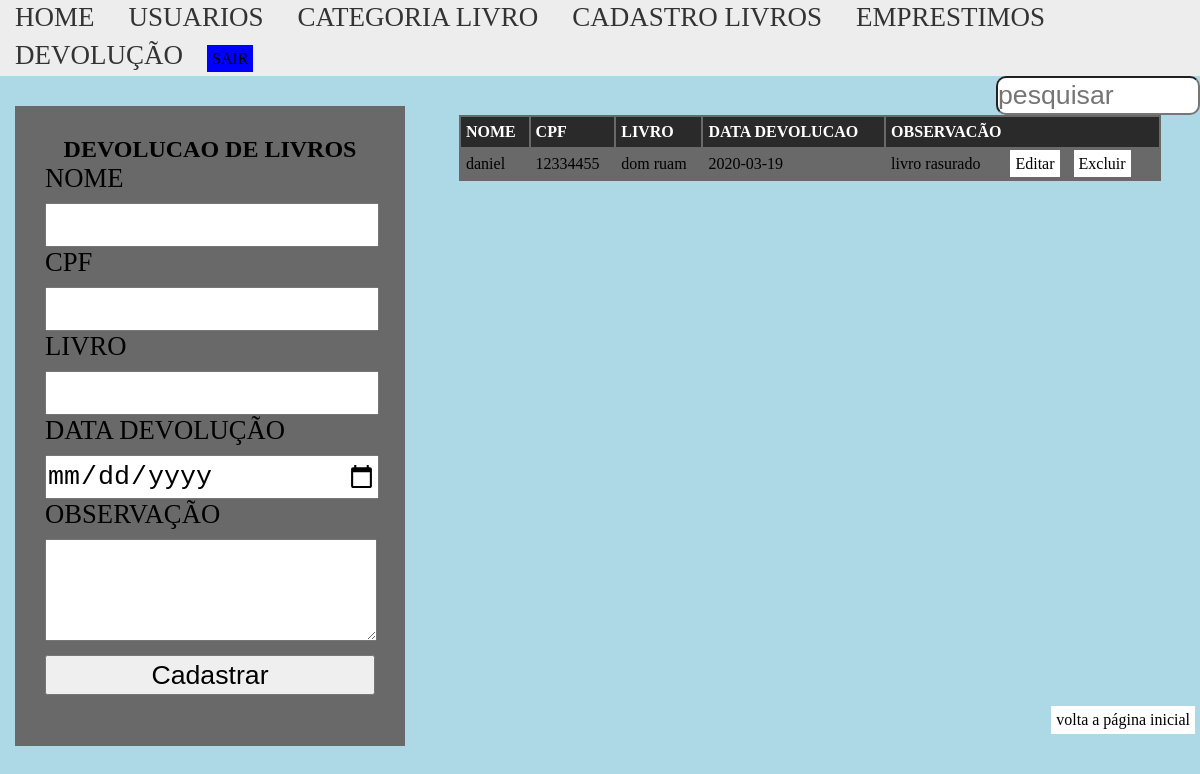
Screenshot of /Devolucao.php (signed in) with the database file from the repository.
### tables this page shows
CREATE TABLE `devolvido` (
  `id` int(11) NOT NULL,
  `nome` varchar(45) NOT NULL,
  `cpf` varchar(45) NOT NULL,
  `livro` varchar(45) NOT NULL,
  `dataDevolucao` varchar(45) NOT NULL,
  `observacao` varchar(45) NOT NULL
);

### classes/Devolucao.php (called while the page is built, shortened)
<?php
class Devolucao{
  private $pdo;
  public function __construct($dbname, $host, $user, $password)
  {
    try
    {
    $this->pdo = new PDO("mysql:dbname=".$dbname.";host=".$host,$user,$password );
    }
    catch(PDOException $e){
     echo "Erro com banco de dados:".$e->getMessage();
    }
    catch(Exception $e){
    echo "Erro genérico:".$e->getMessage();
    }
  }
   public function buscarDados()
   {
    $cmd = $this->pdo->query("SELECT * FROM devolvido ORDER BY nome");
    $res = $cmd->fetchAll(PDO::FETCH_ASSOC);
    return $res;
   }
}
?>

### Devolucao.php (the view, shortened to what this page needs)
<?php
require_once 'classes/Devolucao.php';
$p = new Devolucao("sistemalogin","localhost","root","");
?>
<!DOCTYPE html>
<html>
<head>
	<link rel="stylesheet" type="text/css" href="CSS/Usuario_estilo.css">
		 <link rel="stylesheet" type="text/css" href="CSS/Homes.css">
</head>
<body>
<nav id="menu">
    <ul>
        <li><a href="home.php">HOME</a></li>
        <li><a href="Usuarios_ext.php">USUARIOS</a></li>
        <li><a href="categoria_Livro.php">CATEGORIA LIVRO</a></li>
        <li><a href="areaPrivada.php">CADASTRO LIVROS</a></li>
        <li><a href="emprestimoExterno.php">EMPRESTIMOS</a></li>
        <li><a href="Devolucao.php">DEVOLUÇÃO</a></li>
<a href="sair.php" style="text-align: right;background-color: blue;"> SAIR </a>
    </ul>
</nav>
	<section id="esquerda">
		<form method="POST">
			<h2>DEVOLUCAO DE LIVROS</h2>
			<label for="nome">NOME</label>
			<input type="text" name="nome" id="nome" value="<?php if(isset($res)){echo $res['nome'];}?>">
			<label for="cpf">CPF</label>
			<input type="text" name="cpf" id="cpf" value="<?php if(isset($res)){echo $res['cpf'];}?>">
			<label for="livro">LIVRO</label>
			<input type="text" name="livro" id="livro" value="<?php if(isset($res)){echo $res['livro'];}?>">
			<label for="dataDevolucao">DATA DEVOLUÇÃO</label>
			<input type="date" name="dataDevolucao" id="dataDevolucao" value="<?php if(isset($res)){echo $res['dataDevolucao'];}?>">
			<label for="observacao">OBSERVAÇÃO</label>
			<textarea type="text" name="observacao" id="observacao" value="<?php if(isset($res)){echo $res['observacao'];}?>"></textarea>
			<input type="submit"
			value="<?php if(isset($res)){echo "Atualizar";}else{echo "Cadastrar";}?>">
		</form>
	</section>
	<section id="direita">
		<input type="text" name="" id="pesquisar" placeholder="pesquisar">
		<table>
			<tr id="titulo">
				<td>NOME</td>
				<td>CPF</td>
				<td>LIVRO</td>
				<td>DATA DEVOLUCAO</td>
				<td colspan="2">OBSERVACÃO</td>
			</tr>
		<?php
		$dados = $p->buscarDados();
		if(count($dados) > 0)
		{
             for ($i=0; $i < count($dados); $i++)
             {
             	echo "<tr>";
             foreach ($dados[$i] as $k => $v)
             {
             	if($k != "id")
             	{
                    echo "<td>".$v."</td>";
             	}
              }
              ?>
              <td>
              	<a href="devolucao.php?id_up=<?php echo $dados[$i]['id'];?>">Editar</a>
              	<a href="devolucao.php?id=<?php echo $dados[$i]['id'];?>">Excluir</a>
              </td>
              <?php
              echo "</tr>";
            }
		   }else{
		   	echo "Ainda não há livros devolvidos";
		   }
		?>
		</table>
	</section>
</body>
</html>
<a href="home.php" id="voltar">volta a página inicial</a>

### CSS/Usuario_estilo.css (style rules this page uses)
*, { padding: 0px; margin: 0px; font-family: arial; }
body { background-color: lightblue; }
label,input { display: block; line-height: 30px; height: 40px; outline: none; font-size: 20pt; width: 100%; }
form { width: 330px; background-color: rgba(105,105,105); padding: 30px; margin: 30px auto; height: 580px; }
input[type="submit"] { margin-top: 10px; cursor: pointer; }
#esquerda { width: 35%; height: 640px; float: left; }
#direita { width: 65%; height: 630px; float: left; }
table { background-color: rgba(105,105,105); width: 90%; margin:30px auto; }
tr { line-height: 30px; }
tr#titulo { font-weight: bold; background-color: rgba(0,0,0,.6); color: white; }
td { padding: 0px 5px; }
a { background-color: white; color: black; padding: 5px; margin: 0px 5px; text-decoration: none; }
h2 { text-align: center; }
#pesquisar { width: 200px; float: right; border-radius: 10px; height: 35px; }
#voltar { float: right; }
#observacao { height: 100px; width: 330px; font-size: 30px; }

### CSS/Homes.css (style rules this page uses)
* { margin: 0; padding: 0; }
#menu ul { padding:0px; margin:0px; background-color:#EDEDED; list-style:none; }
#menu ul li { font-size: 27px; display: inline; }
#menu ul li a { padding: 2px 10px; display: inline-block; background-color:#EDEDED; color: #333; text-decoration: none; border-bottom:3px solid #EDEDED; }

### rows the page displays
devolvido: nome "daniel", cpf "12334455", livro "dom ruam", dataDevolucao "2020-03-19", observacao "livro rasurado"
